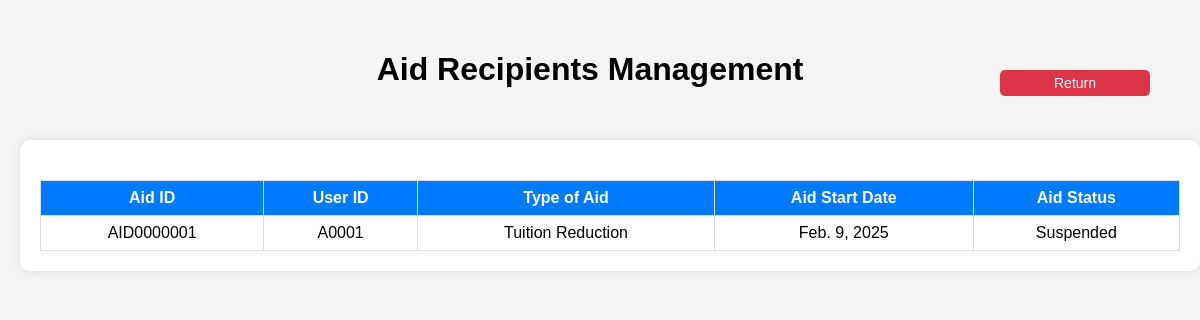
Page /aid-management/ on the committed database.
### aid_management/models.py (models this page shows, shortened)
class AidRecipients(models.Model):
    aid_id = models.CharField(primary_key=True, max_length=10)  # Primary Key
    app = models.ForeignKey('home.Application', on_delete=models.CASCADE, related_name='aid_recipients')
    user = models.ForeignKey(settings.AUTH_USER_MODEL, on_delete=models.CASCADE, to_field='userid', related_name='user_aid_recipients')
    AID_STATUS_CHOICES = [
        ('Ongoing', 'Ongoing'),
        ('Suspended', 'Suspended'),
        ('Cancelled', 'Cancelled'),
        ('Concluded', 'Concluded'),
    ]
    aid_status = models.CharField(max_length=10, choices=AID_STATUS_CHOICES)
    AID_TYPE_CHOICES = [
        ('Financial', 'Financial'),
        ('Tuition Reduction', 'Tuition Reduction'),
        ('Food', 'Food'),
        ('Study Supplies', 'Study Supplies'),
        ('Miscellaneous', 'Miscellaneous'),
    ]
    aid_type = models.CharField(max_length=20, choices=AID_TYPE_CHOICES)
    aid_desc = models.TextField(max_length=1000)
    aid_changereason = models.TextField(max_length=1000, blank=True, null=True)
    aid_changedecider = models.CharField(max_length=10, blank=True, null=True)  # User ID of the one who changed it
    aid_changedate = models.DateField(blank=True, null=True)
    aid_startdate = models.DateField()
    aid_enddate = models.DateField(blank=True, null=True)

### aid_management/views.py (the view)
# urls.py: path('', views.aid_management_view, name='aid_management'),
def aid_management_view(request):
    aid_recipients = AidRecipients.objects.all()  # Fetch applications from DB
    return render(request, "aid_management/aid_management_page.html", {"aid_recipients": aid_recipients})

### aid_management/templates/aid_management/aid_management_page.html (shortened to what this page needs)
<!DOCTYPE html>
<html lang="en">
<head>
</head>
<body>
    <div class="top-section">
        <h1>Aid Recipients Management</h1>
        <div>
            <button class="return" onclick="window.location.href='{% url 'home:home' %}'">Return</button>
        </div>
    </div>
    <div class="container">
        <table>
            <thead>
                <tr>
                    <th>Aid ID</th>
                    <th>User ID</th>
                    <th>Type of Aid</th>
                    <th>Aid Start Date</th>
                    <th>Aid Status</th>
                </tr>
            </thead>
            <tbody>
                {% for aid in aid_recipients %}
                <tr onclick="window.location.href='{% url 'view_aid' aid.aid_id %}'" style="cursor: pointer;">
                    <td>{{ aid.aid_id }}</td>
                    <td>{{ aid.user_id }}</td>
                    <td>{{ aid.aid_type }}</td>
                    <td>{{ aid.aid_startdate }}</td>
                    <td>{{ aid.aid_status }}</td>
                </tr>
                {% empty %}
                <tr>
                    <td colspan="5">No aid recipients found.</td>
                </tr>
                {% endfor %}
            </tbody>
        </table>
    </div>
</body>
</html>

### aid_management/templates/aid_management/aid_management_page.html (style rules this page uses)
body { width: 95%; height: 95%; font-family: Arial, sans-serif; margin: 0; padding: 20px; background-color: #f4f4f4; }
.top-section { display: flex; justify-content: center; align-items: center; padding: 10px; position: relative; }
.top-section .return { position: absolute; right: 10px; }
.return { background-color: #dc3545; color: white; border: none; border-radius: 5px; padding: 5px 10px; cursor: pointer; font-size: 14px; width: 150px; }
.container { background: white; padding: 20px; border-radius: 10px; box-shadow: 0px 0px 10px rgba(0, 0, 0, 0.1); text-align: center; width: 100%; margin-top: 20px; }
table { width: 100%; border-collapse: collapse; margin-top: 20px; }
th, td { border: 1px solid #ddd; padding: 8px; text-align: center; }
th { background-color: #007BFF; color: white; }

### rows in the picture
AidRecipients: aid_id "AID0000001", user_id "A0001", aid_type "Tuition Reduction", aid_startdate "Feb. 9, 2025", aid_status "Suspended"
